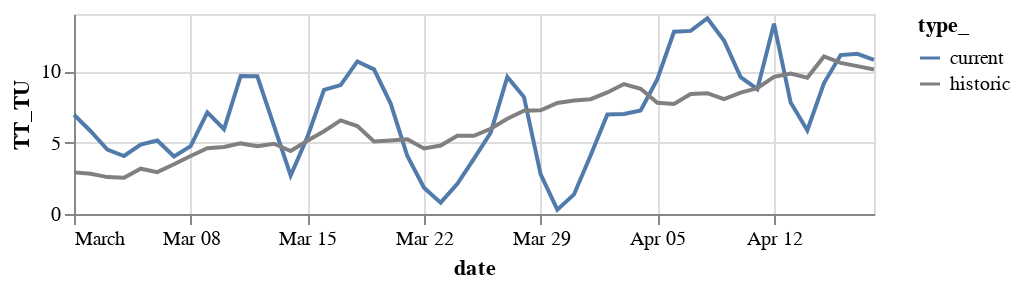

The notebook cell this image was saved under:
### Code cell
source_temp.date=source_temp.date.astype(str)

domain = ['current', 'historic']
range_ = ['#507BAA', 'gray']

chart_temp=alt.Chart(source_temp).mark_line().encode(
    x='date:T',
    y='TT_TU:Q',
    color=alt.Color('type_:N', scale=alt.Scale(domain=domain, range=range_)),
).properties(
        height=100,
    )


(chart_temp ).resolve_legend(color="independent").resolve_scale(x='shared',color="independent")

### Figure 1 — Vega-Lite specification as saved in the notebook (floating-point values rounded to 4 significant figures)
{"config": {"view": {"continuousWidth": 400, "continuousHeight": 300}}, "data": {"name": "data-8f52fcbba881f37d7646d20d2048ea4b"}, "mark": "line", "encoding": {"color": {"type": "nominal", "field": "type_", "scale": {"domain": ["current", "historic"], "range": ["#507BAA", "gray"]}}, "x": {"type": "temporal", "field": "date"}, "y": {"type": "quantitative", "field": "TT_TU"}}, "height": 100, "resolve": {"legend": {"color": "independent"}, "scale": {"color": "independent", "x": "shared"}}, "$schema": "https://vega.github.io/schema/vega-lite/v4.0.0.json", "datasets": {"data-8f52fcbba881f37d7646d20d2048ea4b": [{"date": "2020-03-01", "TT_TU": 6.946, "type_": "current"}, {"date": "2020-03-02", "TT_TU": 5.796, "type_": "current"}, {"date": "2020-03-03", "TT_TU": 4.508, "type_": "current"}, {"date": "2020-03-04", "TT_TU": 4.058, "type_": "current"}, {"date": "2020-03-05", "TT_TU": 4.858, "type_": "current"}, {"date": "2020-03-06", "TT_TU": 5.146, "type_": "current"}, {"date": "2020-03-07", "TT_TU": 4.033, "type_": "current"}, {"date": "2020-03-08", "TT_TU": 4.754, "type_": "current"}, {"date": "2020-03-09", "TT_TU": 7.117, "type_": "current"}, {"date": "2020-03-10", "TT_TU": 5.933, "type_": "current"}, {"date": "2020-03-11", "TT_TU": 9.658, "type_": "current"}, {"date": "2020-03-12", "TT_TU": 9.642, "type_": "current"}, {"date": "2020-03-13", "TT_TU": 6.171, "type_": "current"}, {"date": "2020-03-14", "TT_TU": 2.7, "type_": "current"}, {"date": "2020-03-15", "TT_TU": 5.379, "type_": "current"}, {"date": "2020-03-16", "TT_TU": 8.692, "type_": "current"}, {"date": "2020-03-17", "TT_TU": 9.025, "type_": "current"}, {"date": "2020-03-18", "TT_TU": 10.68, "type_": "current"}, {"date": "2020-03-19", "TT_TU": 10.13, "type_": "current"}, {"date": "2020-03-20", "TT_TU": 7.729, "type_": "current"}, {"date": "2020-03-21", "TT_TU": 4.058, "type_": "current"}, {"date": "2020-03-22", "TT_TU": 1.838, "type_": "current"}, {"date": "2020-03-23", "TT_TU": 0.7917, "type_": "current"}, {"date": "2020-03-24", "TT_TU": 2.113, "type_": "current"}, {"date": "2020-03-25", "TT_TU": 3.875, "type_": "current"}, {"date": "2020-03-26", "TT_TU": 5.688, "type_": "current"}, {"date": "2020-03-27", "TT_TU": 9.592, "type_": "current"}, {"date": "2020-03-28", "TT_TU": 8.183, "type_": "current"}, {"date": "2020-03-29", "TT_TU": 2.775, "type_": "current"}, {"date": "2020-03-30", "TT_TU": 0.3, "type_": "current"}, {"date": "2020-03-31", "TT_TU": 1.371, "type_": "current"}, {"date": "2020-04-01", "TT_TU": 4.117, "type_": "current"}, {"date": "2020-04-02", "TT_TU": 6.962, "type_": "current"}, {"date": "2020-04-03", "TT_TU": 7.0, "type_": "current"}, {"date": "2020-04-04", "TT_TU": 7.246, "type_": "current"}, {"date": "2020-04-05", "TT_TU": 9.442, "type_": "current"}, {"date": "2020-04-06", "TT_TU": 12.75, "type_": "current"}, {"date": "2020-04-07", "TT_TU": 12.82, "type_": "current"}, {"date": "2020-04-08", "TT_TU": 13.7, "type_": "current"}, {"date": "2020-04-09", "TT_TU": 12.15, "type_": "current"}, {"date": "2020-04-10", "TT_TU": 9.583, "type_": "current"}, {"date": "2020-04-11", "TT_TU": 8.737, "type_": "current"}, {"date": "2020-04-12", "TT_TU": 13.32, "type_": "current"}, {"date": "2020-04-13", "TT_TU": 7.796, "type_": "current"}, {"date": "2020-04-14", "TT_TU": 5.862, "type_": "current"}, {"date": "2020-04-15", "TT_TU": 9.167, "type_": "current"}, {"date": "2020-04-16", "TT_TU": 11.12, "type_": "current"}, {"date": "2020-04-17", "TT_TU": 11.21, "type_": "current"}, {"date": "2020-04-18", "TT_TU": 10.79, "type_": "current"}, {"date": "2020-03-01", "TT_TU": 2.914, "type_": "historic"}, {"date": "2020-03-02", "TT_TU": 2.82, "type_": "historic"}, {"date": "2020-03-03", "TT_TU": 2.583, "type_": "historic"}, {"date": "2020-03-04", "TT_TU": 2.538, "type_": "historic"}, {"date": "2020-03-05", "TT_TU": 3.171, "type_": "historic"}, {"date": "2020-03-06", "TT_TU": 2.929, "type_": "historic"}, {"date": "2020-03-07", "TT_TU": 3.479, "type_": "historic"}, {"date": "2020-03-08", "TT_TU": 4.062, "type_": "historic"}, {"date": "2020-03-09", "TT_TU": 4.598, "type_": "historic"}, {"date": "2020-03-10", "TT_TU": 4.69, "type_": "historic"}, {"date": "2020-03-11", "TT_TU": 4.942, "type_": "historic"}, {"date": "2020-03-12", "TT_TU": 4.752, "type_": "historic"}, {"date": "2020-03-13", "TT_TU": 4.921, "type_": "historic"}, {"date": "2020-03-14", "TT_TU": 4.408, "type_": "historic"}, {"date": "2020-03-15", "TT_TU": 5.131, "type_": "historic"}, {"date": "2020-03-16", "TT_TU": 5.794, "type_": "historic"}, {"date": "2020-03-17", "TT_TU": 6.554, "type_": "historic"}, {"date": "2020-03-18", "TT_TU": 6.161, "type_": "historic"}, {"date": "2020-03-19", "TT_TU": 5.084, "type_": "historic"}, {"date": "2020-03-20", "TT_TU": 5.15, "type_": "historic"}, {"date": "2020-03-21", "TT_TU": 5.238, "type_": "historic"}, {"date": "2020-03-22", "TT_TU": 4.585, "type_": "historic"}, {"date": "2020-03-23", "TT_TU": 4.79, "type_": "historic"}, {"date": "2020-03-24", "TT_TU": 5.473, "type_": "historic"}, {"date": "2020-03-25", "TT_TU": 5.472, "type_": "historic"}, {"date": "2020-03-26", "TT_TU": 5.963, "type_": "historic"}, {"date": "2020-03-27", "TT_TU": 6.672, "type_": "historic"}, {"date": "2020-03-28", "TT_TU": 7.229, "type_": "historic"}, {"date": "2020-03-29", "TT_TU": 7.255, "type_": "historic"}, {"date": "2020-03-30", "TT_TU": 7.771, "type_": "historic"}, {"date": "2020-03-31", "TT_TU": 7.939, "type_": "historic"}, {"date": "2020-04-01", "TT_TU": 8.034, "type_": "historic"}, {"date": "2020-04-02", "TT_TU": 8.51, "type_": "historic"}, {"date": "2020-04-03", "TT_TU": 9.098, "type_": "historic"}, {"date": "2020-04-04", "TT_TU": 8.762, "type_": "historic"}, {"date": "2020-04-05", "TT_TU": 7.785, "type_": "historic"}, {"date": "2020-04-06", "TT_TU": 7.696, "type_": "historic"}, {"date": "2020-04-07", "TT_TU": 8.402, "type_": "historic"}, {"date": "2020-04-08", "TT_TU": 8.457, "type_": "historic"}, {"date": "2020-04-09", "TT_TU": 8.037, "type_": "historic"}, {"date": "2020-04-10", "TT_TU": 8.496, "type_": "historic"}, {"date": "2020-04-11", "TT_TU": 8.815, "type_": "historic"}, {"date": "2020-04-12", "TT_TU": 9.607, "type_": "historic"}, {"date": "2020-04-13", "TT_TU": 9.838, "type_": "historic"}, {"date": "2020-04-14", "TT_TU": 9.537, "type_": "historic"}, {"date": "2020-04-15", "TT_TU": 11.03, "type_": "historic"}, {"date": "2020-04-16", "TT_TU": 10.57, "type_": "historic"}, {"date": "2020-04-17", "TT_TU": 10.35, "type_": "historic"}, {"date": "2020-04-18", "TT_TU": 10.11, "type_": "historic"}]}}
